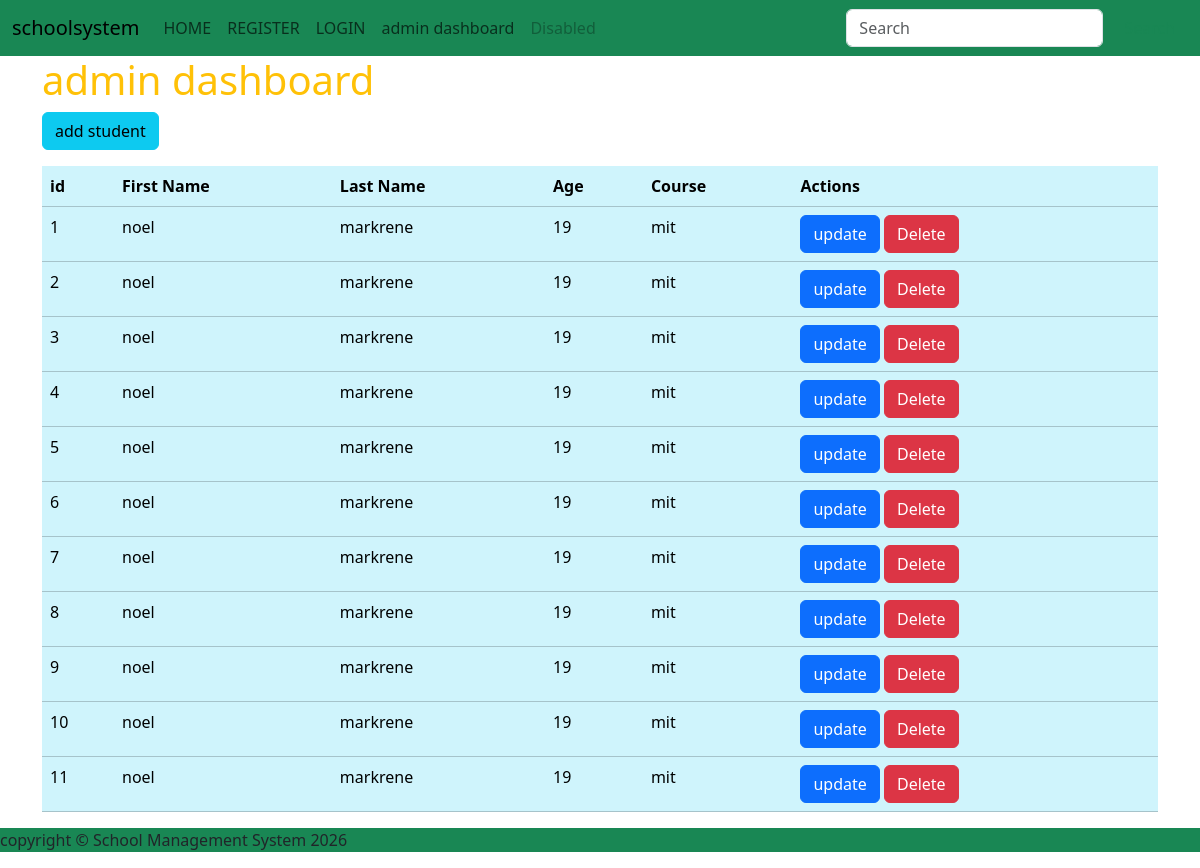
The app's page /students/, older data.
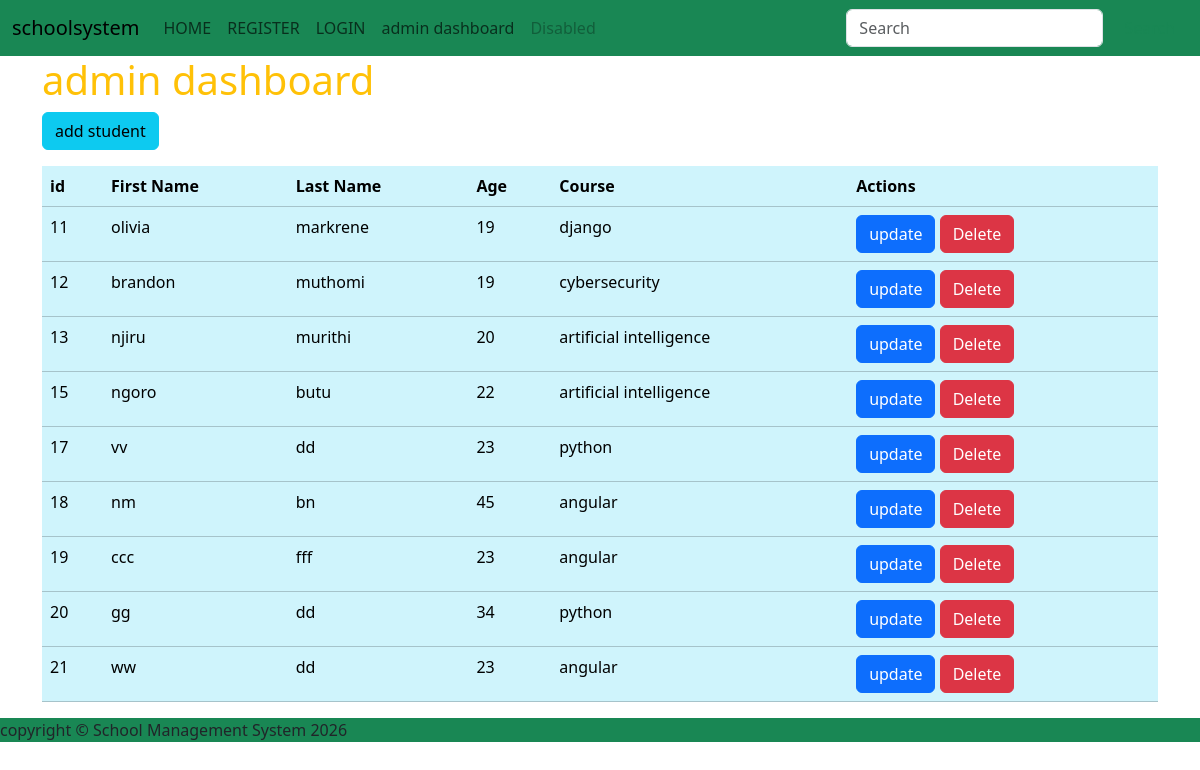
The same page, newer data.
### myapp/models.py (models this page shows, shortened)
class Student(models.Model):
   firstname = models.CharField(max_length=50)
   age = models.IntegerField()
   course = models.CharField(max_length=50)
   lastname = models.CharField(max_length=50)

### myapp/views.py (the view)
# urls.py: path('students/',views.read_student,name='students'),
def read_student(request):
    students = Student.objects.all()
    return render(request,'admindashboard.html',{'students':students})

### myapp/templates/admindashboard.html (shortened to what this page needs)
{%extends 'base.html'%}
{%block content%}
<div class="container">
<h1 class="text-warning">admin dashboard</h1>
<a href="{% url 'add' %}" class="btn btn-info mb-3">add student</a>
<table class="table table-info">
<thead>
<tr>
<th>id</th>
<th>First Name</th>
<th>Last Name</th>
<th>Age</th>
<th>Course</th>
<th>Actions</th>
</tr>
</thead>
<tbody>
{% for x in students %}
<tr>
<td>{{x.id}}</td>
<td>{{x.firstname}}</td>
<td>{{x.lastname}}</td>
<td>{{x.age}}</td>
<td>{{x.course}}</td>
<td>
<a href="{% url 'update' x.id %}" class="btn btn-primary">update</a>
<a href="{% url 'delete' x.id %}"  class="btn btn-danger" onclick="return confirm('Are you sure you want to delete {{x.firstname}}?')">Delete</a>
</td>
</tr>
</tbody>
{% endfor %}
</table>
</div>
{% endblock %}

Row changes from the older to the newer data that the page shows:
removed Student: id "1", firstname "noel", lastname "markrene", age "19", course "mit"
removed Student: id "2", firstname "noel", lastname "markrene", age "19", course "mit"
removed Student: id "3", firstname "noel", lastname "markrene", age "19", course "mit"
removed Student: id "4", firstname "noel", lastname "markrene", age "19", course "mit"
removed Student: id "5", firstname "noel", lastname "markrene", age "19", course "mit"
removed Student: id "6", firstname "noel", lastname "markrene", age "19", course "mit"
removed Student: id "7", firstname "noel", lastname "markrene", age "19", course "mit"
removed Student: id "8", firstname "noel", lastname "markrene", age "19", course "mit"
removed Student: id "9", firstname "noel", lastname "markrene", age "19", course "mit"
removed Student: id "10", firstname "noel", lastname "markrene", age "19", course "mit"
changed Student "markrene": firstname "noel" → "olivia"; course "mit" → "django"
added Student: id "12", firstname "brandon", lastname "muthomi", age "19", course "cybersecurity"
added Student: id "13", firstname "njiru", lastname "murithi", age "20", course "artificial intelligence"
added Student: id "15", firstname "ngoro", lastname "butu", age "22", course "artificial intelligence"
added Student: id "17", firstname "vv", lastname "dd", age "23", course "python"
added Student: id "18", firstname "nm", lastname "bn", age "45", course "angular"
added Student: id "19", firstname "ccc", lastname "fff", age "23", course "angular"
added Student: id "20", firstname "gg", lastname "dd", age "34", course "python"
added Student: id "21", firstname "ww", lastname "dd", age "23", course "angular"
